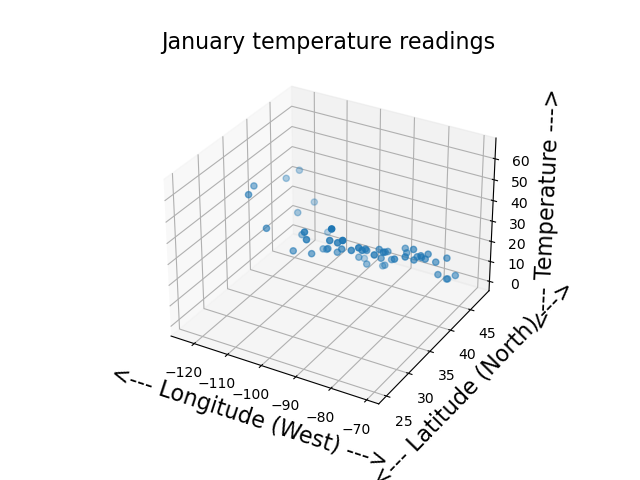

The script that saved this image:
#! /usr/bin/env python3
#
def temperature_scatter3d ( ):

#*****************************************************************************80
#
## temperature_scatter3d() draws a 3d scatter plot of temperature reading locations.
#
#  Licensing:
#
#    This code is distributed under the MIT license.
#
#  Modified:
#
#    22 April 2019
#
#  Author:
#
#    John Burkardt
#
  from mpl_toolkits.mplot3d import Axes3D
  import matplotlib
  import matplotlib.pyplot as plt
  import numpy as np
  import platform

  print ( '' )
  print ( 'temperature_scatter3d():' )
  print ( '  python version:     ' + platform.python_version ( ) )
  print ( '  numpy version:      ' + np.version.version )
  print ( '  matplotlib version: ' + matplotlib.__version__ )
  print ( '  Make a scatter plot of temperature reading locations.' )
#
#  Read temperature, -longitude, latitude.
#
  filename = 'temperature_data.txt'
  data = np.loadtxt ( filename )
#
#  Split the data.
#
  temperature = data[:,0]
  longitude = data[:,1]
  latitude = data[:,2]
#
#  Plot the data.
#
  fig = plt.figure ( )
  ax = fig.add_subplot ( 111, projection = '3d' )
  ax.scatter ( longitude, latitude, temperature )
  ax.grid ( True )
  ax.set_xlabel ( '<--- Longitude (West) --->', fontsize = 16 )
  ax.set_ylabel ( '<--- Latitude (North) --->', fontsize = 16 )
  ax.set_zlabel ( '<--- Temperature --->', fontsize = 16 )
  ax.set_title ( 'January temperature readings', fontsize = 16 )
  filename = 'temperature_scatter3d.png'
  plt.savefig ( filename )
  print ( '  Graphics saved as "' + filename + '"' )
  plt.show ( block = False )
  plt.close ( )
#
#  Terminate.
#
  print ( '' )
  print ( 'temperature_scatter3d():' )
  print ( '  Normal end of execution.' )
  return

def timestamp ( ):

#*****************************************************************************80
#
## timestamp() prints the date as a timestamp.
#
#  Licensing:
#
#    This code is distributed under the MIT license. 
#
#  Modified:
#
#    06 April 2013
#
#  Author:
#
#    John Burkardt
#
  import time

  t = time.time ( )
  print ( time.ctime ( t ) )

  return

if ( __name__ == '__main__' ):
  timestamp ( )
  temperature_scatter3d ( )
  timestamp ( )
 
